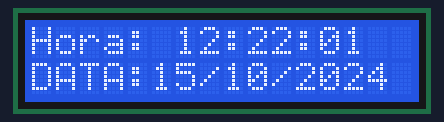
Bench run of a sketch on a simulated Arduino Uno, built with avr-gcc and run on an emulated ATmega328P. Parts: 16×2 character LCD.

Above: at 1.1 s.
At 5.1 s:
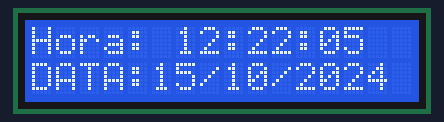
At 10.1 s:
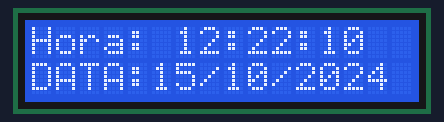
At 19.1 s:
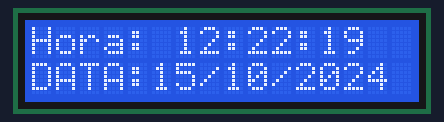
At 28.1 s:
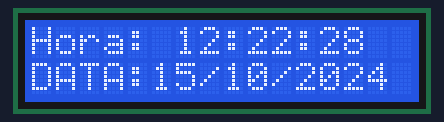
At 38.1 s:
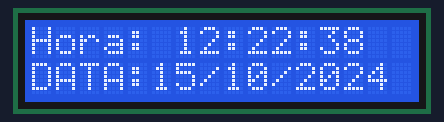

Measured:
- what the display in image 0 shows lasts 1.0 s, from 1.0 s to 2.0 s

The sketch:

lcd16x2_i2c.ino
```cpp
#include <Wire.h>
#include <LiquidCrystal_I2C.h>

// Inicializando o LCD (endereço, colunas, linhas)
LiquidCrystal_I2C lcd(0x27, 16, 2);


int hora = 12;
int minuto = 22;
int segundo = 0;

unsigned long tempoAnterior = 0;

void setup() {
  lcd.init();
  lcd.backlight();
}

void loop() {
  int dia = 15;
  int mes = 10;
  int ano = 2024;
  unsigned long tempoAtual = millis();
  Serial.print(tempoAtual);

  if (tempoAtual - tempoAnterior >= 1000) {
    tempoAnterior = tempoAtual;
    segundo++;

    if (segundo >= 60) {
      segundo = 0;
      minuto++;
    }
    if (minuto >= 60) {
      minuto = 0;
      hora++;
    }
    if (hora >= 24) {
      hora = 0;
    }

    // Exibe a hora no LCD
    lcd.clear();
    lcd.setCursor(0, 0);
    lcd.print("Hora: ");
    lcd.print(hora);
    lcd.print(":");
    if (minuto < 10) lcd.print("0");
    lcd.print(minuto);
    lcd.print(":");
    if (segundo < 10) lcd.print("0");
    lcd.print(segundo);
    lcd.setCursor(0,1);
    lcd.print("DATA");
    lcd.print(":");
    lcd.print(dia);
    lcd.print("/");
    lcd.print(mes);
    lcd.print("/");
    lcd.print(ano);

  }
}
```
